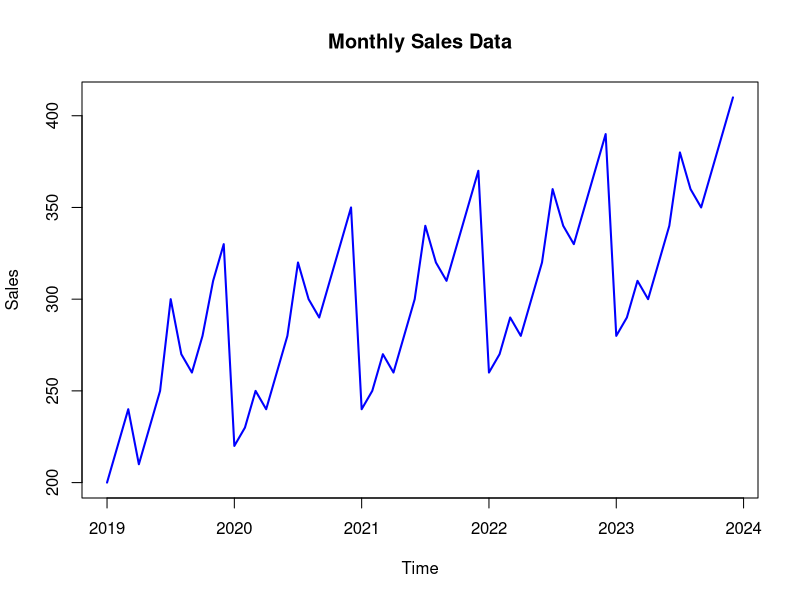
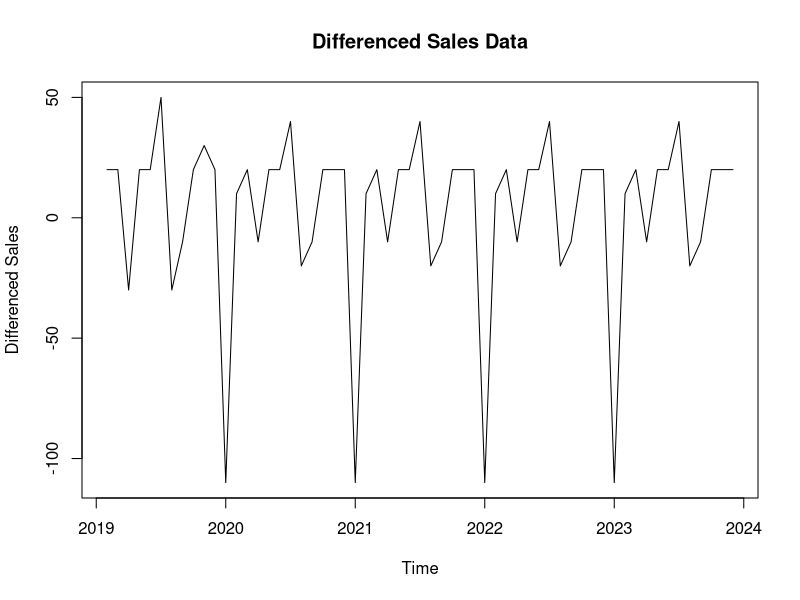
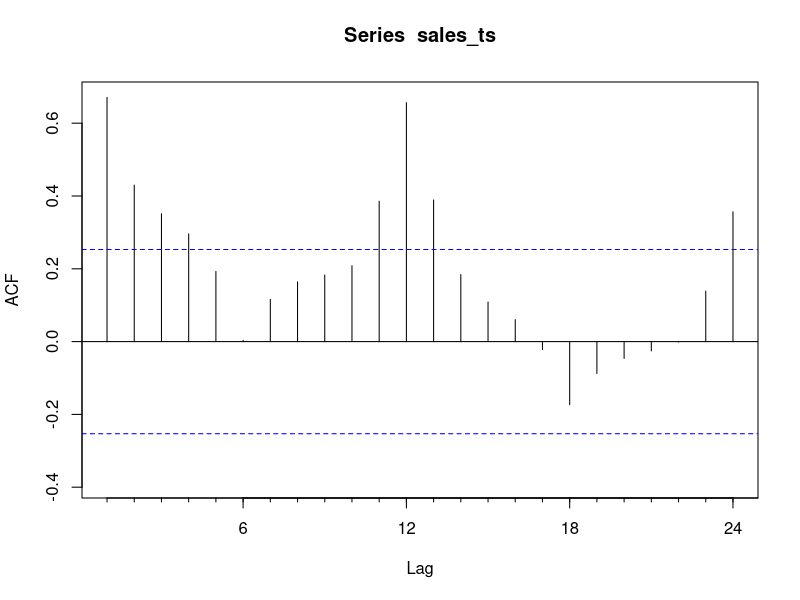
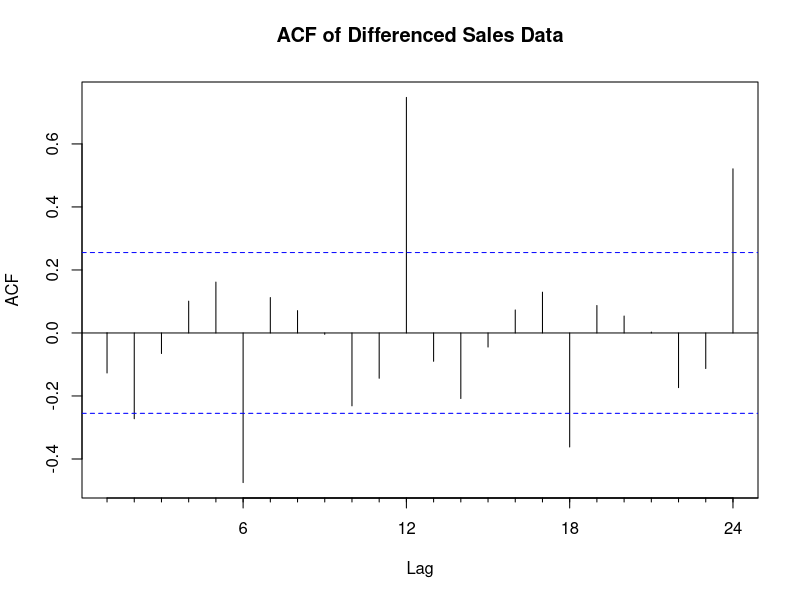
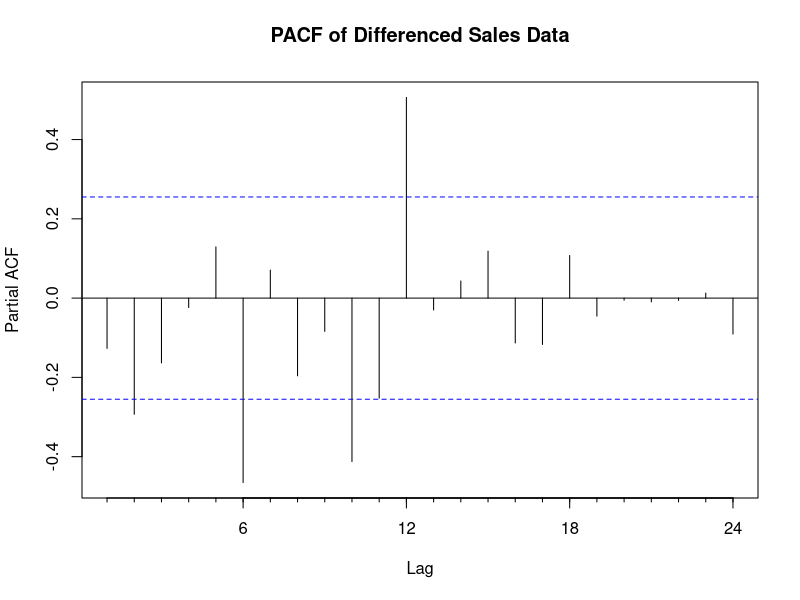
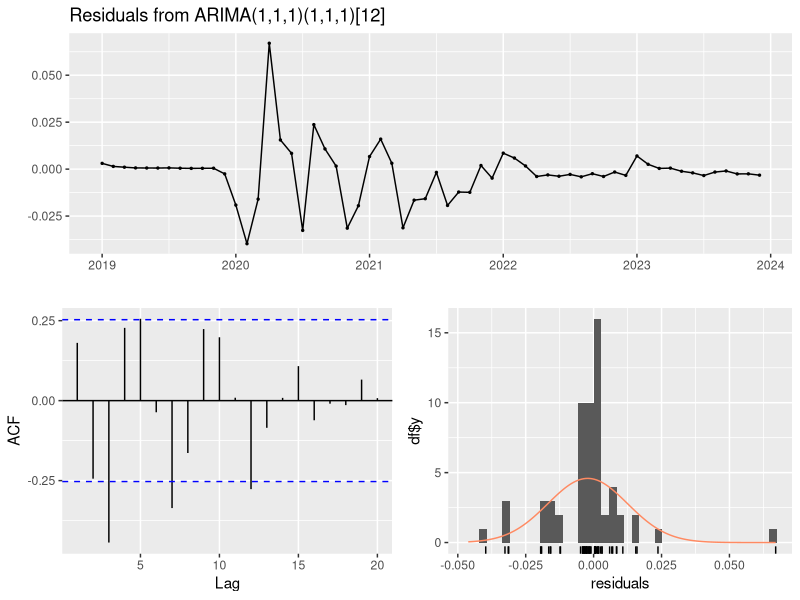
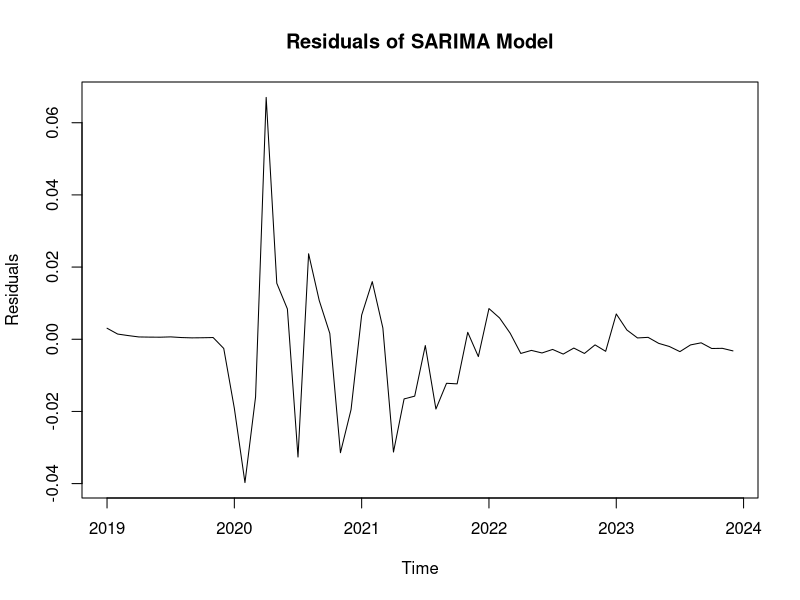
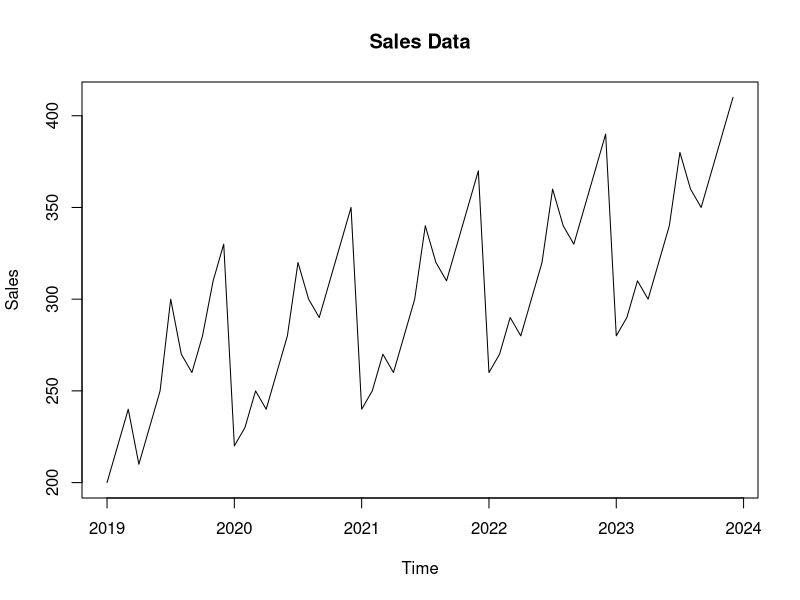

Reproduce these figures in R, in order. (Note: this script raises an error after producing the figures.)
























































# Load the necessary libraries
install.packages("forecast")
library(forecast)

#Question 1: Data Preparation
#You are given a dataset containing monthly sales data for a retail store over the past five years. 
#The data shows a clear seasonal pattern.
#a) Plot the time series and describe its key features (trend, seasonality, and noise).
#b) Before applying SARIMA, how would you transform the data to achieve stationarity?


# Create the sales data
sales_data <- c(200, 220, 240, 210, 230, 250, 300, 270, 260, 280, 310, 330, 
                220, 230, 250, 240, 260, 280, 320, 300, 290, 310, 330, 350, 
                240, 250, 270, 260, 280, 300, 340, 320, 310, 330, 350, 370, 
                260, 270, 290, 280, 300, 320, 360, 340, 330, 350, 370, 390, 
                280, 290, 310, 300, 320, 340, 380, 360, 350, 370, 390, 410)
# Convert to time series object
sales_ts <- ts(sales_data, start = c(2019, 1), frequency = 12)
sales_ts
# a) Plot the sales data
plot(sales_ts, main = "Monthly Sales Data", xlab = "Time", ylab = "Sales", col = "blue", lwd = 2)

# Observations: Check for seasonality and trend by inspecting the plot

#b]
# Differencing to remove trend
diff_sales_ts <- diff(sales_ts, differences = 1)
diff_sales_ts
plot(diff_sales_ts, main = "Differenced Sales Data", xlab = "Time", ylab = "Differenced Sales")

#a) After plotting the time series, 
#we may observe a long-term increasing trend with a recurring seasonal pattern. 
#The series might also show random fluctuations.
#b) To achieve stationarity, the data may require differencing 
#(to remove the trend) and possibly seasonal differencing (to remove the seasonal component). 
#Log transformation can also stabilize the variance.



#Question 2: Model Identification
#Given the same dataset:
# a) Explain how you would identify the order of differencing required for the series (d in ARIMA).
#b) How would you determine the seasonal differencing term (D) for the SARIMA model?
#c) Identify the potential AR and MA orders (p, q, P, Q) using the ACF and PACF plots.

#A)
# Perform Augmented Dickey-Fuller test for stationarity
install.packages("tseries")
library(tseries)
adf_test <- adf.test(sales_ts)
print(adf_test)
# If p-value > 0.05, differencing is needed (non-stationary).

#B)
# Seasonal differencing can be checked by examining the ACF plot
Acf(sales_ts)
# Look for seasonal lags in the ACF plot (e.g., significant peaks at 12 months).

#c)
# ACF and PACF plots
Acf(diff_sales_ts, main="ACF of Differenced Sales Data")
Pacf(diff_sales_ts, main="PACF of Differenced Sales Data")

#a) The order of differencing (d) can be determined by checking the stationarity of 
#the series using methods like the Augmented Dickey-Fuller (ADF) test. 
#If the p-value is above a threshold (e.g., 0.05), differencing is needed.
#b) The seasonal differencing term (D) is usually determined by checking for 
#seasonality at the seasonal lag (e.g., 12 months for yearly seasonality). 
#This can be confirmed through ACF plots showing peaks at seasonal lags.
#c) The ACF and PACF plots are used to identify the AR (p) and MA (q) terms, 
#and the seasonal AR (P) and MA (Q) terms by looking at significant lags.



#Question 3: SARIMA Model Fitting
#After identifying the appropriate (p, d, q) and (P, D, Q, m) orders for the seasonal data:
#a) Fit a SARIMA model to the data.
#b) Interpret the model output and residual diagnostics.
#c) If the residuals show autocorrelation, what steps would you take to improve the model?

#a) Fit a SARIMA Model to the Data
# Load necessary libraries
library(forecast)

# Assuming you have already created the time series object sales_ts

# Fit a SARIMA model, e.g., SARIMA(1, 1, 1)(1, 1, 1)[12]
# Replace (1, 1, 1)(1, 1, 1)[12] with your chosen orders
sarima_model <- Arima(sales_ts, order = c(1, 1, 1), seasonal = c(1, 1, 1), lambda = 0)

# Print the summary of the model
summary(sarima_model)

#b) Interpret the Model Output and Residual Diagnostics
# Residual diagnostics
checkresiduals(sarima_model)  # This function gives ACF plot of residuals and performs the Ljung-Box test

# You can also plot the residuals
plot(sarima_model$residuals, main = "Residuals of SARIMA Model", ylab = "Residuals", xlab = "Time")

#c) 
#a) Use SARIMA(p, d, q)(P, D, Q, s) to fit the model using statistical software like  R.
#b) Interpret the coefficients and check residual diagnostics, including ACF plots 
#and tests for white noise (Ljung-Box test).
#c) If autocorrelation remains, consider refining the AR and MA terms, 
#adding additional seasonal terms, or applying further differencing.

#Q4 ) 
#Question 4: Forecasting with SARIMA
#Using the SARIMA model from the previous question:
#a) Forecast the sales for the next 12 months.
#b) Plot the forecasted values along with the original time series data. 
#How well does the model capture the seasonality?
# Load necessary libraries
library(forecast)
library(tseries)

# Step 1: Create the monthly sales data
sales_data <- c(200, 220, 240, 210, 230, 250, 300, 270, 260, 280,
                310, 330, 220, 230, 250, 240, 260, 280, 320, 300,
                290, 310, 330, 350, 240, 250, 270, 260, 280, 300,
                340, 320, 310, 330, 350, 370, 260, 270, 290, 280,
                300, 320, 360, 340, 330, 350, 370, 390, 280, 290,
                310, 300, 320, 340, 380, 360, 350, 370, 390, 410)

# Create a time series object
sales_ts <- ts(sales_data, start = c(2019, 1), frequency = 12)

# Step 2: Check for NA or infinite values
if (any(is.na(sales_ts)) || any(!is.finite(sales_ts))) {
  stop("Data contains NA or infinite values.")
}

# Visualize the time series
plot(sales_ts, main="Sales Data", ylab="Sales", xlab="Time")

# Step 3: Check for stationarity
adf_test <- adf.test(sales_ts)
print(adf_test)

# If needed, apply differencing
# diff_sales_ts <- diff(sales_ts)

# Step 4: Fit a simpler SARIMA model
sarima_model_simple <- Arima(sales_ts, order = c(1, 1, 0), seasonal = c(0, 1, 0))

# Step 5: Check residuals
checkresiduals(sarima_model_simple)

# Step 6: Automatic model selection
sarima_model_auto <- auto.arima(sales_ts)

# Print the automatic model summary
summary(sarima_model_auto)
# Step 7: Forecast the sales for the next 12 months
forecasted_values <- forecast(sarima_model_auto, h = 12)

# Step 8: Plot the forecasted values along with the original time series data
plot(forecasted_values, main = "Sales Forecast for the Next 12 Months", 
     ylab = "Sales", xlab = "Time", col = "blue", flty = 2)

# Add the original time series data for comparison
lines(sales_ts, col = "black", lwd = 2)

# Add a legend to the plot
legend("topleft", legend = c("Original Series", "Forecasted Values"),
       col = c("black", "blue"), lty = 1, lwd = 2)

#a) Use the fitted SARIMA model to generate 12-month forecasts 
#using the predict or forecast function.
#b) Plot the original and forecasted values. 
#The SARIMA model should effectively capture the seasonality and trend, 
#but model performance can be evaluated using metrics like RMSE or MAPE
  


########
  #Question 5: Model Comparison
  #You decide to compare the SARIMA model with a simple ARIMA model:
  #a) Fit an ARIMA model without seasonality.
  #b) Compare the performance of the SARIMA and 
  #ARIMA models using appropriate evaluation metrics (AIC, BIC, RMSE).
  #c) Based on your findings, which model would you recommend and why?
  #a)
  # Load necessary library
  library(forecast)

# Load necessary library
library(forecast)

# Assuming sales_ts is your time series object

# Step 1: Fit an ARIMA model without seasonality
arima_model <- Arima(sales_ts, order = c(1, 1, 1))  # Adjust order as necessary
arima_model
# Fit the SARIMA model
sarima_model <- Arima(sales_ts, order = c(1, 1, 1), seasonal = c(1, 1, 1))

# Step 2: Compare performance metrics
arima_aic <- AIC(arima_model)
sarima_aic <- AIC(sarima_model)

arima_bic <- BIC(arima_model)
sarima_bic <- BIC(sarima_model)

arima_rmse <- sqrt(mean(residuals(arima_model)^2))
sarima_rmse <- sqrt(mean(residuals(sarima_model)^2))


# Create a comparison table
comparison <- data.frame(
  Model = c("ARIMA", "SARIMA"),
  AIC = c(arima_aic, sarima_aic),
  BIC = c(arima_bic, sarima_bic),
  RMSE = c(arima_rmse, sarima_rmse)
)

print(comparison)

# Step 3: Recommendation based on the comparison
if (sarima_aic < arima_aic && sarima_bic < arima_bic && sarima_rmse < arima_rmse) {
  cat("Recommendation: The SARIMA model is preferred due to lower AIC, BIC, and RMSE.\n")
} else {
  cat("Recommendation: The ARIMA model is preferred due to lower AIC, BIC, and RMSE.\n")
}

#a) Fit an ARIMA model without seasonal terms using the same dataset.
#b) Compare the models using metrics like AIC 
#(Akaike Information Criterion), BIC (Bayesian Information Criterion), 
#and RMSE (Root Mean Squared Error). SARIMA typically performs better with seasonal data.
#c) SARIMA is usually recommended for datasets with strong seasonal components, 
#as it captures the seasonality more effectively than ARIMA.


#############
#Question 6: Holiday Adjustment in SARIMA
#Suppose the retail store experiences a surge in sales during certain holiday months, 
#which is not captured by the original SARIMA model.
#a) How would you modify the SARIMA model to account for the holiday effect?
#b) Refit the modified SARIMA model and compare the results with the previous model.

#a)
# Suppose you have a holiday variable (1 for holiday, 0 for non-holiday)
# Add holiday variable as external regressor
holiday_effect <- c(rep(0, 11), 1, rep(0, 11), 1, rep(0, 11), 1, rep(0, 11), 1, rep(0, 11), 1)
# Fit SARIMA with external regressors
sarima_with_holiday <- auto.arima(sales_ts, xreg = holiday_effect, seasonal = TRUE)
summary(sarima_with_holiday)


#b)
# Compare the SARIMA with and without holiday adjustments using AIC, BIC, and RMSE
sarima_holiday_aic <- AIC(sarima_with_holiday)
sarima_holiday_bic <- BIC(sarima_with_holiday)
sarima_holiday_rmse <- sqrt(mean(residuals(sarima_with_holiday)^2))

print(paste("SARIMA with holiday AIC:", sarima_holiday_aic, "BIC:", sarima_holiday_bic, "RMSE:", sarima_holiday_rmse))
#a) Incorporate holiday effects as external regressors (exogenous variables) in the SARIMA model.
#b) After refitting the model with the holiday adjustment, 
#check whether the model's performance improves by comparing metrics like AIC, BIC, or RMSE.